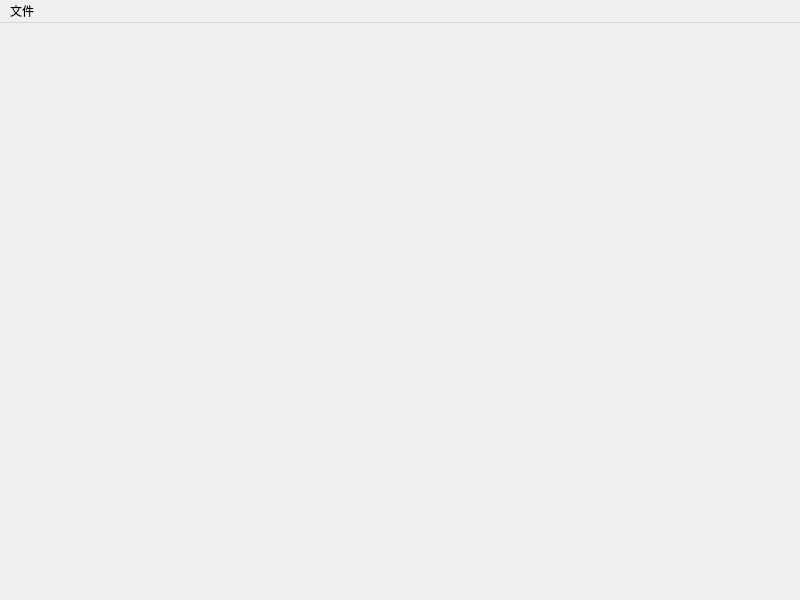
<?xml version="1.0" encoding="UTF-8"?>
<ui version="4.0">
 <class>MainWindow</class>
 <widget class="QMainWindow" name="MainWindow">
  <property name="geometry">
   <rect>
    <x>0</x>
    <y>0</y>
    <width>800</width>
    <height>600</height>
   </rect>
  </property>
  <property name="windowTitle">
   <string>Editor</string>
  </property>
  <property name="styleSheet">
   <string notr="true"/>
  </property>
  <widget class="QWidget" name="centralwidget"/>
  <widget class="QMenuBar" name="menubar">
   <property name="geometry">
    <rect>
     <x>0</x>
     <y>0</y>
     <width>800</width>
     <height>23</height>
    </rect>
   </property>
   <widget class="QMenu" name="menu">
    <property name="title">
     <string>文件</string>
    </property>
    <addaction name="action"/>
    <addaction name="action_2"/>
    <addaction name="actionbaocun"/>
    <addaction name="action_3"/>
   </widget>
   <addaction name="menu"/>
  </widget>
  <action name="action">
   <property name="text">
    <string>新建</string>
   </property>
  </action>
  <action name="action_2">
   <property name="text">
    <string>打开</string>
   </property>
  </action>
  <action name="actionbaocun">
   <property name="text">
    <string>保存</string>
   </property>
  </action>
  <action name="action_3">
   <property name="text">
    <string>另存为</string>
   </property>
  </action>
 </widget>
 <resources/>
 <connections/>
</ui>
